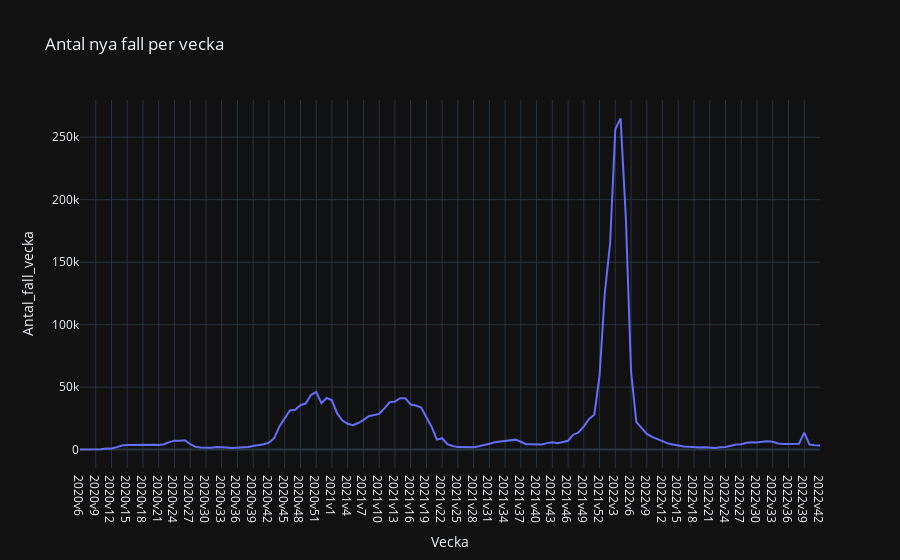

Write notebook code for a chart like this one.
### Code cell
plotly_new_cases_weekly = px.line(
    df_veckodata_riket_merged, x="Vecka", y="Antal_fall_vecka", title="Antal nya fall per vecka"
)
plotly_new_cases_weekly.show()

### Figure 1 — Plotly figure (JSON) as saved in the notebook; plotly's stock layout.template omitted (floating-point values rounded to 4 significant figures; data arrays with more than 128 entries replaced by an {"elided": "..."} marker saying what was removed)
{"data": [{"hovertemplate": "Vecka=%{x}<br>Antal_fall_vecka=%{y}<extra></extra>", "legendgroup": "", "line": {"color": "#636efa", "dash": "solid"}, "marker": {"symbol": "circle"}, "mode": "lines", "name": "", "orientation": "v", "showlegend": false, "x": {"elided": "142 str values"}, "xaxis": "x", "y": {"elided": "142 int values"}, "yaxis": "y", "type": "scatter"}], "layout": {"xaxis": {"anchor": "y", "domain": [0.0, 1.0], "title": {"text": "Vecka"}}, "yaxis": {"anchor": "x", "domain": [0.0, 1.0], "title": {"text": "Antal_fall_vecka"}}, "legend": {"tracegroupgap": 0}, "title": {"text": "Antal nya fall per vecka"}}}
